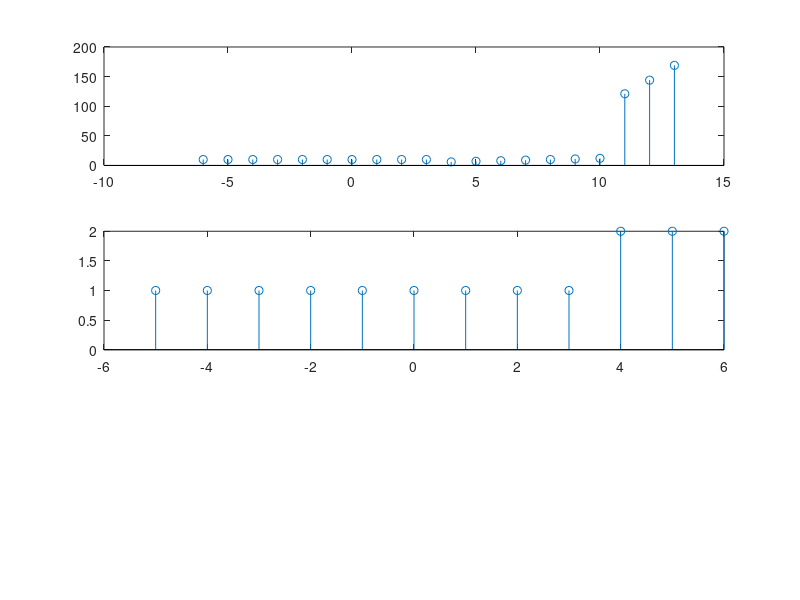

Source code (MATLAB): (Note: this script raises an error after producing the figure.)
clear all
close all
%1
nx1=-6:3;
nx2=4:10;
nx3=11:13;
nx=min((min(min(nx1),min(nx2))),min(nx3)):max((max(max(nx1),max(nx2))),max(nx3));
x=zeros(1,length(nx));
x1=10*cos(30*pi.*nx1);
x2=nx2+2;
x3=(nx3.^2);
x(find((nx>=min(nx1)) & (nx<=max(nx1))==1))=x1;
x(find((nx>=min(nx2)) & (nx<=max(nx2))==1))=x2;
x(find((nx>=min(nx3)) & (nx<=max(nx3))==1))=x3;
subplot(311)
stem(nx,x)%x(n)
%2
nh1=-5:3;
nh2=4:6;
nh=min(min(nh1),min(nh2)):max(max(nh1),max(nh2));
h1=ones(1,length(nh1));
h2=2*ones(1,length(nh2));
h(find((nh>=min(nh1)) & (nh<=max(nh1))==1))=h1;
h(find((nh>=min(nh2)) & (nh<=max(nh2))==1))=h2;
subplot(312)
stem(nh,h)%h(n)
%cross correlation
[hf,nhf]=sigfold(h,nh);
[r,l]=conv_m( x,nx,hf,nhf );
subplot(313)
stem(l,r)%r(l)